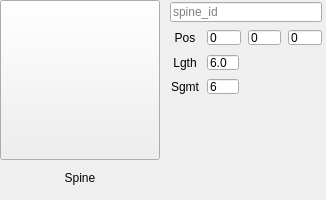
            <widget class="QWidget" name="spine" native="true">
             <property name="minimumSize">
              <size>
               <width>0</width>
               <height>200</height>
              </size>
             </property>
             <property name="maximumSize">
              <size>
               <width>16777215</width>
               <height>200</height>
              </size>
             </property>
             <layout class="QHBoxLayout" name="horizontalLayout_59">
              <property name="leftMargin">
               <number>0</number>
              </property>
              <property name="topMargin">
               <number>0</number>
              </property>
              <property name="rightMargin">
               <number>0</number>
              </property>
              <item>
               <widget class="QWidget" name="spineLeft" native="true">
                <property name="minimumSize">
                 <size>
                  <width>160</width>
                  <height>0</height>
                 </size>
                </property>
                <layout class="QVBoxLayout" name="verticalLayout_23">
                 <property name="leftMargin">
                  <number>0</number>
                 </property>
                 <property name="topMargin">
                  <number>0</number>
                 </property>
                 <property name="rightMargin">
                  <number>0</number>
                 </property>
                 <property name="bottomMargin">
                  <number>0</number>
                 </property>
                 <item>
                  <widget class="QPushButton" name="spineThumb">
                   <property name="minimumSize">
                    <size>
                     <width>0</width>
                     <height>160</height>
                    </size>
                   </property>
                   <property name="text">
                    <string/>
                   </property>
                   <property name="icon">
                    <iconset>
                     <normaloff>spine.png</normaloff>spine.png</iconset>
                   </property>
                   <property name="iconSize">
                    <size>
                     <width>145</width>
                     <height>145</height>
                    </size>
                   </property>
                  </widget>
                 </item>
                 <item>
                  <widget class="QLabel" name="spineLbl">
                   <property name="maximumSize">
                    <size>
                     <width>16777215</width>
                     <height>30</height>
                    </size>
                   </property>
                   <property name="text">
                    <string>Spine</string>
                   </property>
                   <property name="alignment">
                    <set>Qt::AlignCenter</set>
                   </property>
                  </widget>
                 </item>
                </layout>
               </widget>
              </item>
              <item>
               <widget class="QWidget" name="spineRight" native="true">
                <property name="maximumSize">
                 <size>
                  <width>160</width>
                  <height>16777215</height>
                 </size>
                </property>
                <layout class="QVBoxLayout" name="verticalLayout_24">
                 <property name="spacing">
                  <number>0</number>
                 </property>
                 <property name="leftMargin">
                  <number>0</number>
                 </property>
                 <property name="topMargin">
                  <number>0</number>
                 </property>
                 <property name="rightMargin">
                  <number>0</number>
                 </property>
                 <property name="bottomMargin">
                  <number>0</number>
                 </property>
                 <item>
                  <widget class="QWidget" name="spineID" native="true">
                   <property name="minimumSize">
                    <size>
                     <width>0</width>
                     <height>25</height>
                    </size>
                   </property>
                   <property name="maximumSize">
                    <size>
                     <width>16777215</width>
                     <height>30</height>
                    </size>
                   </property>
                   <layout class="QHBoxLayout" name="horizontalLayout_52">
                    <property name="spacing">
                     <number>1</number>
                    </property>
                    <property name="leftMargin">
                     <number>4</number>
                    </property>
                    <property name="topMargin">
                     <number>2</number>
                    </property>
                    <property name="rightMargin">
                     <number>4</number>
                    </property>
                    <property name="bottomMargin">
                     <number>2</number>
                    </property>
                    <item>
                     <widget class="QLineEdit" name="spineIDEdit">
                      <property name="maximumSize">
                       <size>
                        <width>16777215</width>
                        <height>20</height>
                       </size>
                      </property>
                      <property name="text">
                       <string/>
                      </property>
                      <property name="placeholderText">
                       <string>spine_id</string>
                      </property>
                     </widget>
                    </item>
                   </layout>
                  </widget>
                 </item>
                 <item>
                  <widget class="QWidget" name="spinePos" native="true">
                   <property name="minimumSize">
                    <size>
                     <width>0</width>
                     <height>25</height>
                    </size>
                   </property>
                   <property name="maximumSize">
                    <size>
                     <width>16777215</width>
                     <height>30</height>
                    </size>
                   </property>
                   <layout class="QHBoxLayout" name="horizontalLayout_55">
                    <property name="spacing">
                     <number>7</number>
                    </property>
                    <property name="leftMargin">
                     <number>4</number>
                    </property>
                    <property name="topMargin">
                     <number>2</number>
                    </property>
                    <property name="rightMargin">
                     <number>4</number>
                    </property>
                    <property name="bottomMargin">
                     <number>2</number>
                    </property>
                    <item>
                     <widget class="QLabel" name="spinePosLbl">
                      <property name="minimumSize">
                       <size>
                        <width>30</width>
                        <height>0</height>
                       </size>
                      </property>
                      <property name="maximumSize">
                       <size>
                        <width>30</width>
                        <height>16777215</height>
                       </size>
                      </property>
                      <property name="text">
                       <string>Pos</string>
                      </property>
                      <property name="alignment">
                       <set>Qt::AlignCenter</set>
                      </property>
                     </widget>
                    </item>
                    <item>
                     <widget class="QLineEdit" name="spinePosXEdit">
                      <property name="maximumSize">
                       <size>
                        <width>16777215</width>
                        <height>15</height>
                       </size>
                      </property>
                      <property name="text">
                       <string>0</string>
                      </property>
                     </widget>
                    </item>
                    <item>
                     <widget class="QLineEdit" name="spinePosYEdit">
                      <property name="maximumSize">
                       <size>
                        <width>16777215</width>
                        <height>15</height>
                       </size>
                      </property>
                      <property name="text">
                       <string>0</string>
                      </property>
                     </widget>
                    </item>
                    <item>
                     <widget class="QLineEdit" name="spinePosZEdit">
                      <property name="maximumSize">
                       <size>
                        <width>16777215</width>
                        <height>15</height>
                       </size>
                      </property>
                      <property name="text">
                       <string>0</string>
                      </property>
                     </widget>
                    </item>
                   </layout>
                  </widget>
                 </item>
                 <item>
                  <widget class="QWidget" name="spineLgth" native="true">
                   <property name="minimumSize">
                    <size>
                     <width>0</width>
                     <height>25</height>
                    </size>
                   </property>
                   <property name="maximumSize">
                    <size>
                     <width>16777215</width>
                     <height>30</height>
                    </size>
                   </property>
                   <layout class="QHBoxLayout" name="horizontalLayout_57">
                    <property name="spacing">
                     <number>7</number>
                    </property>
                    <property name="leftMargin">
                     <number>4</number>
                    </property>
                    <property name="topMargin">
                     <number>2</number>
                    </property>
                    <property name="rightMargin">
                     <number>4</number>
                    </property>
                    <property name="bottomMargin">
                     <number>2</number>
                    </property>
                    <item>
                     <widget class="QLabel" name="spineLgthLbl">
                      <property name="minimumSize">
                       <size>
                        <width>30</width>
                        <height>0</height>
                       </size>
                      </property>
                      <property name="maximumSize">
                       <size>
                        <width>30</width>
                        <height>16777215</height>
                       </size>
                      </property>
                      <property name="text">
                       <string>Lgth</string>
                      </property>
                      <property name="alignment">
                       <set>Qt::AlignCenter</set>
                      </property>
                     </widget>
                    </item>
                    <item>
                     <widget class="QLineEdit" name="spineLgthEdit">
                      <property name="maximumSize">
                       <size>
                        <width>32</width>
                        <height>15</height>
                       </size>
                      </property>
                      <property name="text">
                       <string>6.0</string>
                      </property>
                     </widget>
                    </item>
                    <item>
                     <spacer name="horizontalSpacer_16">
                      <property name="orientation">
                       <enum>Qt::Horizontal</enum>
                      </property>
                      <property name="sizeHint" stdset="0">
                       <size>
                        <width>40</width>
                        <height>20</height>
                       </size>
                      </property>
                     </spacer>
                    </item>
                   </layout>
                  </widget>
                 </item>
                 <item>
                  <widget class="QWidget" name="spineSgmt" native="true">
                   <layout class="QHBoxLayout" name="horizontalLayout_58">
                    <property name="spacing">
                     <number>7</number>
                    </property>
                    <property name="leftMargin">
                     <number>4</number>
                    </property>
                    <property name="topMargin">
                     <number>2</number>
                    </property>
                    <property name="rightMargin">
                     <number>4</number>
                    </property>
                    <property name="bottomMargin">
                     <number>2</number>
                    </property>
                    <item>
                     <widget class="QLabel" name="spineSgmtLbl">
                      <property name="minimumSize">
                       <size>
                        <width>30</width>
                        <height>0</height>
                       </size>
                      </property>
                      <property name="maximumSize">
                       <size>
                        <width>30</width>
                        <height>16777215</height>
                       </size>
                      </property>
                      <property name="text">
                       <string>Sgmt</string>
                      </property>
                      <property name="alignment">
                       <set>Qt::AlignCenter</set>
                      </property>
                     </widget>
                    </item>
                    <item>
                     <widget class="QLineEdit" name="spineSgmtEdit">
                      <property name="maximumSize">
                       <size>
                        <width>32</width>
                        <height>15</height>
                       </size>
                      </property>
                      <property name="text">
                       <string>6</string>
                      </property>
                     </widget>
                    </item>
                    <item>
                     <spacer name="horizontalSpacer_17">
                      <property name="orientation">
                       <enum>Qt::Horizontal</enum>
                      </property>
                      <property name="sizeHint" stdset="0">
                       <size>
                        <width>68</width>
                        <height>20</height>
                       </size>
                      </property>
                     </spacer>
                    </item>
                   </layout>
                  </widget>
                 </item>
                 <item>
                  <spacer name="verticalSpacer_10">
                   <property name="orientation">
                    <enum>Qt::Vertical</enum>
                   </property>
                   <property name="sizeHint" stdset="0">
                    <size>
                     <width>20</width>
                     <height>34</height>
                    </size>
                   </property>
                  </spacer>
                 </item>
                </layout>
               </widget>
              </item>
             </layout>
            </widget>
